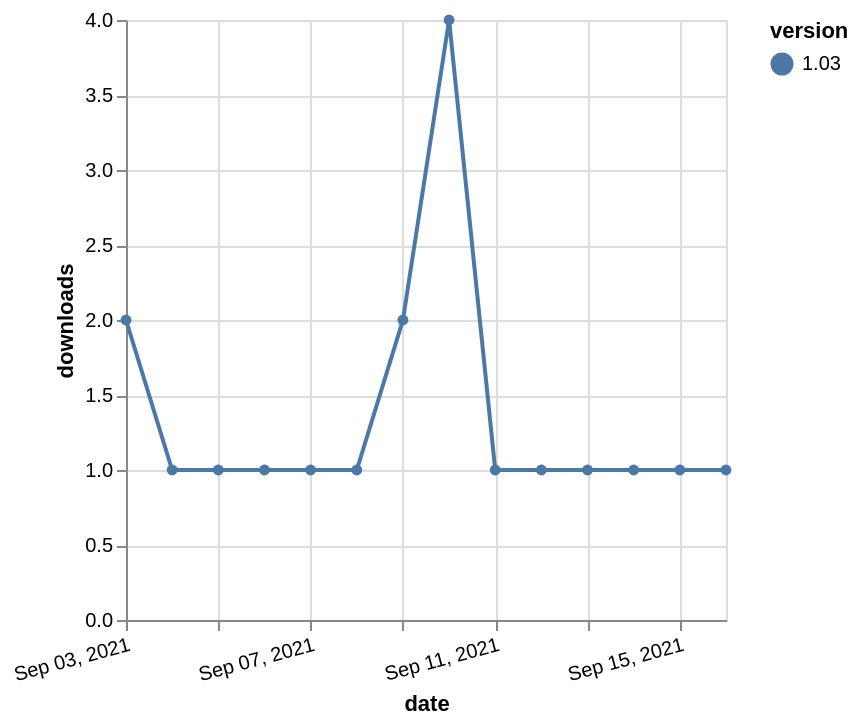

Express this chart as Vega-Lite.
### Vega-Lite specification from a JSON file in a GitHub repository (floating-point values rounded to 4 significant figures)
{"$schema": "https://vega.github.io/schema/vega-lite/v5.json", "description": "A simple bar chart with embedded data.", "data": {"values": [{"date": "2021-09-03", "total": 178, "delta": 2, "version": "1.03"}, {"date": "2021-09-04", "total": 179, "delta": 1, "version": "1.03"}, {"date": "2021-09-05", "total": 180, "delta": 1, "version": "1.03"}, {"date": "2021-09-06", "total": 181, "delta": 1, "version": "1.03"}, {"date": "2021-09-07", "total": 182, "delta": 1, "version": "1.03"}, {"date": "2021-09-08", "total": 183, "delta": 1, "version": "1.03"}, {"date": "2021-09-09", "total": 185, "delta": 2, "version": "1.03"}, {"date": "2021-09-10", "total": 189, "delta": 4, "version": "1.03"}, {"date": "2021-09-11", "total": 190, "delta": 1, "version": "1.03"}, {"date": "2021-09-12", "total": 191, "delta": 1, "version": "1.03"}, {"date": "2021-09-13", "total": 192, "delta": 1, "version": "1.03"}, {"date": "2021-09-14", "total": 193, "delta": 1, "version": "1.03"}, {"date": "2021-09-15", "total": 194, "delta": 1, "version": "1.03"}, {"date": "2021-09-16", "total": 195, "delta": 1, "version": "1.03"}]}, "width": "container", "mark": {"type": "line", "point": {"filled": true}}, "encoding": {"x": {"field": "date", "type": "temporal", "timeUnit": "yearmonthdate", "title": "date", "axis": {"labelAngle": -15}}, "y": {"field": "delta", "type": "quantitative", "title": "downloads"}, "color": {"field": "version", "type": "nominal"}, "tooltip": {"field": "delta"}}}
